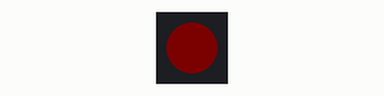
This sketch was run on a simulated Arduino Uno, built with avr-gcc and run on an emulated ATmega328P. Parts: 1 RGB LEDs in strip order, left to right. Dim RGB values are drawn brighter than linear; the strip is taken to match the declared colour order.

Above: at 0.5 s.
At 2.0 s:
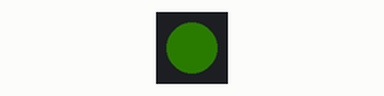
At 3.6 s:
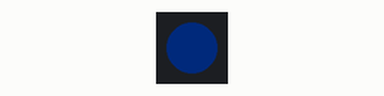
At 6.15 s:
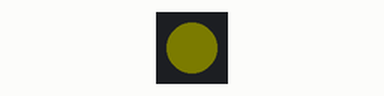
Timing chart, 0 to 6.5 s (numbered marks = the images above):
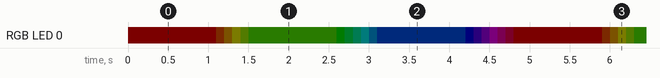

Measured:
- by itself, everything shown: repeats every 4.8 s, in 18 steps

The sketch:

rainbow.ino
```cpp
#include <Adafruit_NeoPixel.h>

const uint8_t pin = 10;
const uint16_t speed = 100;

Adafruit_NeoPixel pixels(1, pin, NEO_RGB + NEO_KHZ800);


void setup() {
  pixels.begin();
  pixels.clear();
}


void loop() {
  uint8_t max_brightness = 3;
  uint8_t red = max_brightness;
  uint8_t green = 0;
  uint8_t blue = 0;

  // Start red
  pixels.setPixelColor(0, red, green, blue);
  pixels.show();

  // Wait on red
  delay(speed * 10);

  // Ramp up green
  for( green=0; green < max_brightness; ++green) {
    pixels.setPixelColor(0, red, green, blue);
    pixels.show();
    delay(speed);
  }

  // Ramp down red
  for( red=max_brightness; red > 0; --red) {
    pixels.setPixelColor(0, red, green, blue);
    pixels.show();
    delay(speed);
  }

  // Wait on green
  delay(speed * 10);

  // Ramp up blue
  for( blue=0; blue < max_brightness; ++blue) {
    pixels.setPixelColor(0, red, green, blue);
    pixels.show();
    delay(speed);
  }

  // Ramp down green
  for( green=max_brightness; green > 0; --green) {
    pixels.setPixelColor(0, red, green, blue);
    pixels.show();
    delay(speed);
  }

  // Wait on blue
  delay(speed * 10);

  // Ramp up red
  for( red=0; red < max_brightness; ++red) {
    pixels.setPixelColor(0, red, green, blue);
    pixels.show();
    delay(speed);
  }

  // Ramp down blue
  for( blue=max_brightness; blue > 0; --blue) {
    pixels.setPixelColor(0, red, green, blue);
    pixels.show();
    delay(speed);
  }
}
```
